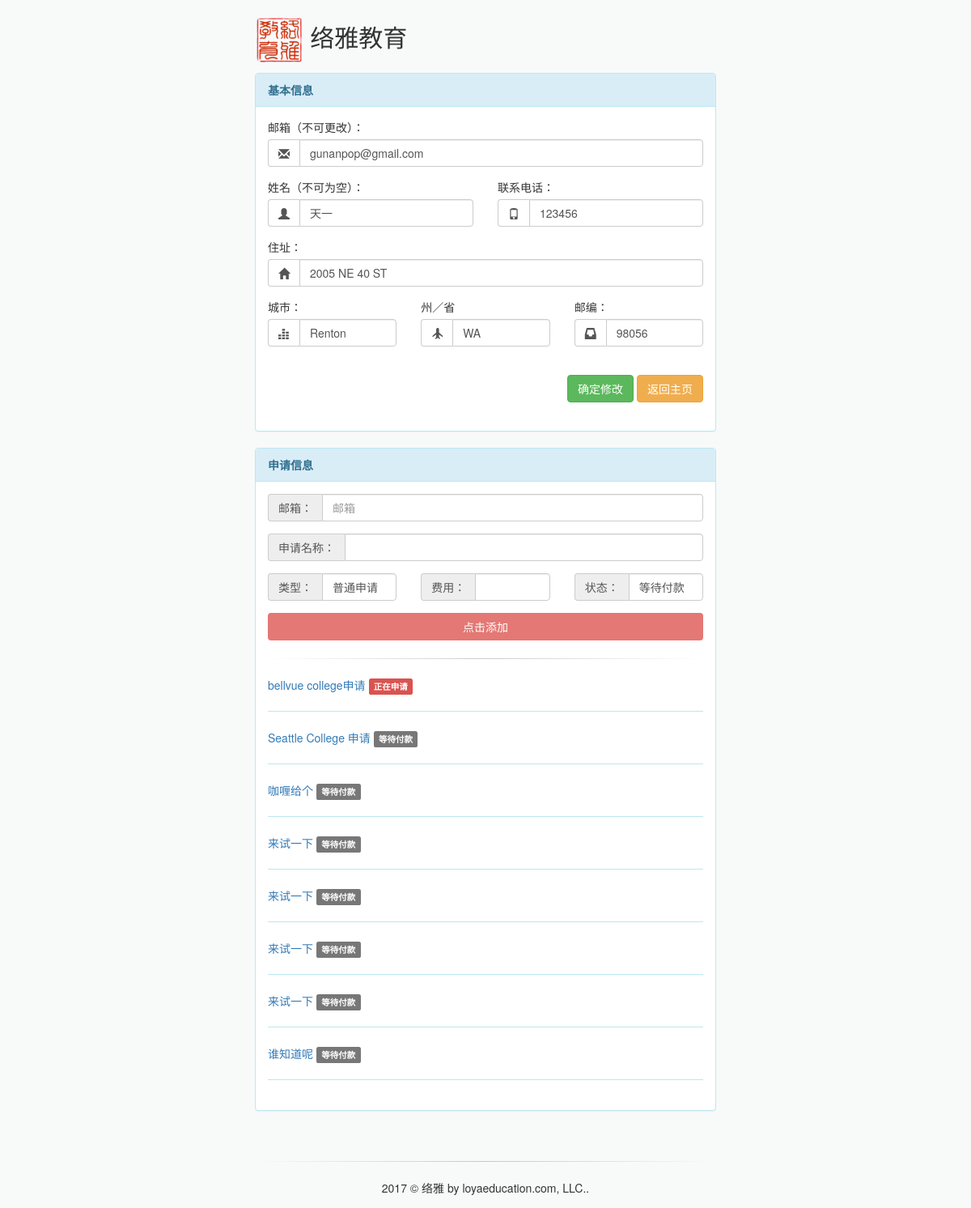
The page /admin_student/4ca8506b675741bdae3b578498418d3e (signed in) on the database its author committed.
### yiyaweb/models.py (models this page shows, shortened)
class Student(models.Model):
	numeric = RegexValidator(r'^[0-9]*$', '请输入正确的电话号码。')
	id = models.UUIDField(primary_key=True, default=uuid.uuid4, editable=False)
	user = models.OneToOneField(User, null=True, blank=True)
	email = models.CharField(unique=True, null=False, blank=False, max_length=50)
	name = models.CharField(max_length=40)
	address = models.CharField(blank=True, max_length=100)
	phone = models.CharField(blank=True ,max_length=50, validators=[numeric])
	city = models.CharField(blank=True, max_length=30)
	state = models.CharField(blank=True, max_length=10)
	post_code = models.CharField(blank=True, max_length=30, validators=[numeric])

class Application(models.Model):
	STAGE_CHOICE = (
		('W', '等待付款'),
		('Y', '已付款'),
		('T', '等待填表'),
		('P', '准备中'),
		('I', '正在申请'),
		('F', '已完成'),
	)
	TYPE_CHOICE = (
		('G', '普通申请'),
		('U', '大学申请'),
		('C', '社区学院申请'),
		('H', '高中申请'),
	)
	VISA_CHOICE = (
		('N', '无'),
		('F1I', 'F1就读'),
		('F1O', 'F1开除'),
		('B', 'B1/B2'),
		('O', '其他'),
	)
	GENDER_CHOICE = (
		('M', '男'),
		('F', '女'),
	)
	QUATER_CHOICE = (
		('Sprint', '春季学期'),
		('Summer', '夏季学期'),
		('Autumn', '秋季学期'),
		('Winter', '冬季学期'),
	)
	TEST_CHOICE = (
		('Y', '雅思'),
		('T', '托福'),
		('C', 'College ENG101'),
		('N', '无'),
	)
	numeric = RegexValidator(r'^[0-9]*$', '请输入正确的电话号码。')
	id = models.UUIDField(primary_key=True, default=uuid.uuid4, editable=False)
	student = models.ForeignKey(Student, on_delete=models.CASCADE, null=True)
	application_name = models.CharField(max_length=50)
	application_type = models.CharField(blank=False, max_length=1, choices=TYPE_CHOICE, default = 'G')
	stage = models.CharField(max_length=1, choices=STAGE_CHOICE, default = 'W')
	fee = models.FloatField(null=True, blank= True)
	first_name = models.CharField(null=True, blank = True, max_length=20)
	last_name = models.CharField(null=True, blank=True, max_length=20)
	birth_city = models.CharField(blank=True, max_length=50)
	birth_province = models.CharField(blank=True, max_length=50)
	birth_country = models.CharField(blank=True, max_length=50)
	date_of_birth = models.DateField(null=True, blank=True)
	gender = models.CharField(blank=True, max_length=1, choices=GENDER_CHOICE)
	passport_number = models.CharField(blank=True, max_length=50)
	application_email = models.CharField(null=True, blank=True, max_length=50)
	father_name = models.CharField(blank=True, max_length=50)
	mother_name = models.CharField(blank=True, max_length=50)
	US_tel = models.CharField(blank=True ,max_length=50, validators=[numeric])
	CHINA_tel = models.CharField(blank=True, max_length=50, validators=[numeric])
	US_address = models.CharField(blank=True, max_length=100)
	CHINA_address = models.CharField(blank=True, max_length=100)
	high_school = models.CharField(blank=True, max_length=100)
	high_school_start = models.DateField(null=True, blank=True)
	high_school_end = models.DateField(null=True, blank=True)
	current_school = models.CharField(blank=True, max_length=100)
	current_school_start = models.DateField(null=True, blank=True)
	current_school_end = models.DateField(null=True, blank=True)
	current_visa_status =  models.CharField(max_length=5, choices=VISA_CHOICE, default = 'N')
	language_test = models.CharField(max_length=1, choices=TEST_CHOICE, default = 'N')
	language_score = models.FloatField(null=True, blank= True)
	applying_college = models.CharField(blank=True, max_length=50)
	applying_quater = models.CharField(max_length=8, choices=QUATER_CHOICE, default = 'Spring')
	applying_major = models.CharField(blank=True, max_length=50)
	passport_file = models.FileField(blank=True, null= True, upload_to = passport_path)
	visa_file = models.FileField(blank=True, null= True, upload_to = visa_path)
	current_score_file = models.FileField(blank=True, null= True, upload_to = current_score_path)
	I20_file = models.FileField(blank=True, null= True, upload_to = I20_path)
	previous_score_file = models.FileField(blank=True, null= True, upload_to = previous_score_path)
	language_test_file = models.FileField(blank=True, null= True, upload_to = language_test_path)
	bank_statement_file = models.FileField(blank=True, null= True, upload_to = bank_statement_path)
	other_file =  models.FileField(blank=True, null= True, upload_to = other_path)

### yiyaweb/views.py (the view)
# urls.py: url(r'^admin_student/(?P<id>.*)$', views.admin_student_view, name='admin_student_view'),
def admin_student_view(request,  id):
	if not request.user.is_staff:
		return HttpResponseRedirect('/')
	students = Student.objects.filter(id = id)
	if not students:
		return HttpResponseRedirect('/admin_console')
	student = students[0]
	if not student:
		return HttpResponseRedirect('/admin_console')
	s_form = selfi_form(instance = student)
	success = False
	if request.method == 'POST':
		eStudent = selfi_form(request.POST, instance = student)
		if eStudent.is_valid():
			s_form = eStudent
			eStudent.save()
			success = True
	applications = Application.objects.filter(student = student)
	context = {
		's_form': s_form,
		'applications': applications,
		'student': student,
		'success': success,
		'addform': admin_application_create_form(),
	}
	return render(request, 'admin_student.html', context)

### yiyaweb/views.py
class selfi_form(ModelForm):
	class Meta:
		numeric = RegexValidator(r'^[0-9]*$', '请输入正确的电话号码。')
		oninvalid_message = "setCustomValidity('请输入正确的信息。')"
		oninput_message = "setCustomValidity('')"
		model = Student
		fields = ['email', 'name', 'phone', 'address', 'city', 'post_code', 'state']
		widgets = {
			'email': forms.EmailInput(attrs={'placeholder': '邮箱', 'class': 'form-control', 'readonly':'true'}),
			'name': forms.TextInput(attrs={'placeholder': '姓名', 'class': 'form-control', 'oninvalid' : oninvalid_message, 'oninput': oninput_message}),
			'phone': forms.TextInput(attrs={'placeholder': '电话', 'class': 'form-control number'}),
			'address': forms.TextInput(attrs={'placeholder': '住址', 'class': 'form-control'}),
			'city': forms.TextInput(attrs={'placeholder': '城市', 'class': 'form-control'}),
			'state': forms.TextInput(attrs={'placeholder': '州／省', 'class': 'form-control'}),
			'post_code': forms.TextInput(attrs={'placeholder': '邮编', 'class': 'form-control number'}),
		 }

class  admin_application_create_form(ModelForm):
	class Meta:
		numeric = RegexValidator(r'^[0-9]*$', '请输入正确的电话号码。')
		oninvalid_message = "setCustomValidity('请输入正确的信息。')"
		oninput_message = "setCustomValidity('')"
		model = Application
		fields = ['application_name', 'application_type', 'stage', 'fee', 'application_email']
		widgets = {
			'application_email': forms.TextInput(attrs={'placeholder': '邮箱', 'class': 'form-control' , 'oninvalid' : oninvalid_message, 'oninput': oninput_message}),'application_name': forms.TextInput(attrs={'class': 'form-control'}),
			'application_type': forms.Select(attrs={ 'class': 'form-control none-radius'}),
			'stage': forms.Select(attrs={ 'class': 'form-control none-radius'}),
			'fee': forms.NumberInput(attrs={ 'class': 'form-control'}),
		}

### yiyaweb/templates/admin_student.html (shortened to what this page needs)
{% extends "selfi.html" %}
{% load static %}
	{% block list_info %}
		<a href="/admin_application/{{ application.id }}">{{ application.application_name }}</a>
	{% endblock %}
	{% block add_application %}
	<form method="post"> {% csrf_token %}
		<div class="form-group">
			<div class="input-group">
				<div class="input-group-addon">
					邮箱：
				</div>
				{{ addform.application_email }}
			</div>
		</div>
		<div class="form-group">
			<div class="input-group">
				<div class="input-group-addon">
					申请名称：
				</div>
				{{ addform.application_name }}
			</div>
		</div>
		<div class = "row">
			<div class = "col-xs-12 col-sm-4">
				<div class="form-group">
					<div class="input-group">
						<div class="input-group-addon">
							类型：
						</div>
						{{ addform.application_type }}
					</div>
				</div>
			</div>
			<div class = "col-xs-12 col-sm-4">
				<div class="form-group">
					<div class="input-group">
						<div class="input-group-addon">
							费用：
						</div>
						{{ addform.fee }}
					</div>
				</div>
			</div>
			<div class = "col-xs-12 col-sm-4">
				<div class="form-group">
					<div class="input-group">
						<div class="input-group-addon">
							状态：
						</div>
						{{ addform.stage }}
					</div>
				</div>
			</div>
		</div>
		<a id="application-create" class="btn btn-lightred btn-full">点击添加</a>
	</form>
	<hr>
	{% endblock %}

### yiyaweb/templates/selfi.html (shortened to what this page needs)
{% extends "basic.html" %}
{% load static %}
{% block content %}
<div class="container container-small">
	<h2><img class="big-logo" src="{% static 'images/logo.png' %}" /> 络雅教育</h2>
	<form method="post" enctype = "multipart/form-data"> {% csrf_token %}
		<div class="panel panel-info">
			<div class="panel-heading"><strong>基本信息</strong></div>
			<div id="selfi-form" class="selfi-form panel-body">
				<div class="form-group">
					<label for="basic-url">邮箱（不可更改）：</label>
					<div class="input-group">
						<div class="input-group-addon white">
							<span class="glyphicon glyphicon-envelope" aria-hidden="true"></span>
						</div>
						{{ s_form.email }}
					</div>
				</div>
				<div class = "row">
					<div class = "col-xs-12 col-sm-6">
						<div class="form-group">
							<label for="basic-url">姓名（不可为空）：</label>
							<div class="input-group">
								<div class="input-group-addon white">
									<span class="glyphicon glyphicon-user" aria-hidden="true"></span>
								</div>
								{{ s_form.name }}
							</div>
						</div>
					</div>
					<div class = "col-xs-12 col-sm-6">
						<div class="form-group">
							<label for="basic-url">联系电话：</label>
							<div class="input-group">
								<div class="input-group-addon white"><span class="glyphicon glyphicon-phone" aria-hidden="true"></span></div>
								{{ s_form.phone }}
							</div>
						</div>
					</div>
				</div>
				<div class="form-group">
					<label for="basic-url">住址：</label>
					<div class="input-group">
						<div class="input-group-addon white"><span class="glyphicon glyphicon-home" aria-hidden="true"></span></div>
						{{ s_form.address }}
					</div>
				</div>
				<div class = "row">
					<div class = "col-xs-12 col-sm-4">
						<div class="form-group">
							<label for="basic-url">城市：</label>
							<div class="input-group">
								<div class="input-group-addon white">
									<span class="glyphicon glyphicon-equalizer" aria-hidden="true"></span>
								</div>
								{{ s_form.city }}
							</div>
						</div>
					</div>
					<div class = "col-xs-12 col-sm-4">
						<div class="form-group">
							<label for="basic-url">州／省</label>
							<div class="input-group">
								<div class="input-group-addon white">
									<span class="glyphicon glyphicon-plane" aria-hidden="true"></span>
								</div>
								{{ s_form.state }}
							</div>
						</div>
					</div>
					<div class = "col-xs-12 col-sm-4">
						<div class="form-group">
							<label for="basic-url">邮编：</label>
							<div class="input-group">
								<div class="input-group-addon white"><span class="glyphicon glyphicon-inbox" aria-hidden="true"></span></div>
								{{ s_form.post_code }}
							</div>
						</div>
					</div>
				</div>
				<br>
				<div class="selfi-foot-buttons" class = "form-group">
					<button type="submit" class="btn btn-success">确定修改</button>
					<a href="/" class="btn btn-warning">返回主页</a>
				</div>
				<br>
			</div>
		</div>
	</form>
	<div id="application-list" class = "selfi-application-list panel panel-info">
		<div class="panel-heading"><strong>申请信息</strong></div>
		<div class="panel-body">
			{% block add_application %}
			{% endblock %}
			{% if applications %}
			{% for application in applications %}
			<div>
				{% block list_info %}{% endblock %}
				{% if application.stage == 'W' %}
				<span class="label label-default">等待付款</span>
				{% endif %}
				{% if application.stage == 'I' %}
				<span class="label label-danger">正在申请</span>
				{% endif %}
			</div>
			<hr1></hr1>
			{% endfor %}
			{% endif %}
		</div>
	</div>
	<br>
	<hr>
	<div class="form-group text-center">
		<p1>2017 © 络雅 by loyaeducation.com, LLC.. </p1>
	</div>
	{% endblock %}

### yiyaweb/static/css/style.css (style rules this page uses)
body { position: relative; background-color: #F8FAFA; }
.big-logo { width:60px; height: 60px; display: inline !important; }
.container-small { max-width:600px; }
.btn-lightred { background-color: #e37874; color: white; }
.btn-full { width: 100%; }
hr { background-image: -o-linear-gradient(left center,transparent,rgba(0,0,0,.2),transparent); background-image: -webkit-gradient(linear,left center,transparent,rgba(0,0,0,.2),transparent); background-image: -ms-linear-gradient(left center,transparent,rgba(0,0,0,.2),transparent); background-image: -moz-linear-gradient(left center,transparent,rgba(0,0,0,.2),transparent); background-image: -webkit-linear-gradient(left center,transparent,rgba(0,0,0,.2),transparent); background-image: linear-gradient(to left,rgba(0,0,0,0),rgba(0,0,0,.2),rgba(0,0,0,0)); border: 0; height: 1px; margin: 22px 0; }
hr1 { background-color: #bce8f1; border: 0; height: 1px; margin: 22px 0; display: block; }
.form-control[readonly] { background-color: #fff; }
.selfi-form { max-width: 600px; }
.selfi-foot-buttons { text-align: right; }
label { font-weight: 400; }
.white { background-color: white; }
.none-radius { -webkit-appearance: none; -moz-appearance: none; }

### rows shown on the page
Student: email "gunanpop@gmail.com", name "天一", phone "123456", address "2005 NE 40 ST", city "Renton", state "WA", post_code "98056"
Application: application_name "bellvue college申请", stage "正在申请"
Application: application_name "Seattle College 申请", stage "等待付款"
Application: application_name "咖喱给个", stage "等待付款"
Application: application_name "来试一下", stage "等待付款"
Application: application_name "来试一下", stage "等待付款"
Application: application_name "来试一下", stage "等待付款"
Application: application_name "来试一下", stage "等待付款"
Application: application_name "谁知道呢", stage "等待付款"
